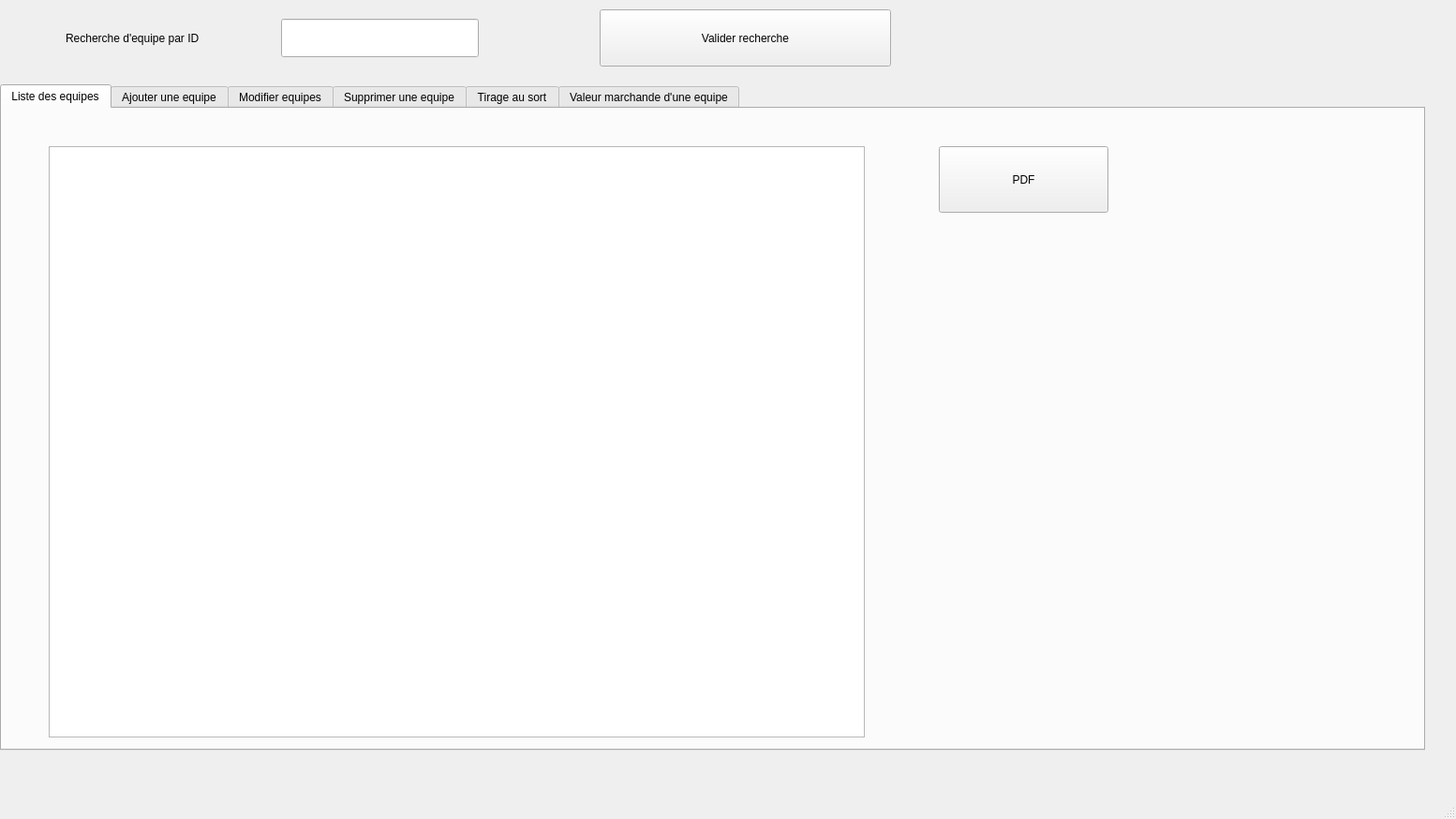
<?xml version="1.0" encoding="UTF-8"?>
<ui version="4.0">
 <class>equipe_window</class>
 <widget class="QMainWindow" name="equipe_window">
  <property name="geometry">
   <rect>
    <x>0</x>
    <y>0</y>
    <width>1554</width>
    <height>874</height>
   </rect>
  </property>
  <property name="windowTitle">
   <string>equipe_window</string>
  </property>
  <property name="styleSheet">
   <string notr="true">QRadioButton {
    color: white;
}
QRadioButton::indicator:unchecked {
    border: 2px solid gray;
    background: darkgray;
}
QRadioButton::indicator:checked {
    border: 2px solid red;
    background: blue;
}</string>
  </property>
  <widget class="QWidget" name="centralwidget">
   <widget class="QTabWidget" name="tabWidget">
    <property name="geometry">
     <rect>
      <x>0</x>
      <y>90</y>
      <width>1521</width>
      <height>711</height>
     </rect>
    </property>
    <property name="currentIndex">
     <number>0</number>
    </property>
    <widget class="QWidget" name="Liste_equipe">
     <attribute name="title">
      <string>Liste des equipes</string>
     </attribute>
     <widget class="QTableView" name="Liste_equipes">
      <property name="geometry">
       <rect>
        <x>50</x>
        <y>40</y>
        <width>871</width>
        <height>631</height>
       </rect>
      </property>
     </widget>
     <widget class="QPushButton" name="PDF">
      <property name="geometry">
       <rect>
        <x>1000</x>
        <y>40</y>
        <width>181</width>
        <height>71</height>
       </rect>
      </property>
      <property name="text">
       <string>PDF</string>
      </property>
     </widget>
    </widget>
    <widget class="QWidget" name="Ajouter_eq">
     <attribute name="title">
      <string>Ajouter une equipe</string>
     </attribute>
     <widget class="QLabel" name="label_24">
      <property name="geometry">
       <rect>
        <x>40</x>
        <y>30</y>
        <width>161</width>
        <height>31</height>
       </rect>
      </property>
      <property name="text">
       <string>ID_equipe</string>
      </property>
     </widget>
     <widget class="QLabel" name="label_32">
      <property name="geometry">
       <rect>
        <x>40</x>
        <y>180</y>
        <width>141</width>
        <height>31</height>
       </rect>
      </property>
      <property name="text">
       <string>Participations</string>
      </property>
     </widget>
     <widget class="QLabel" name="label_33">
      <property name="geometry">
       <rect>
        <x>40</x>
        <y>240</y>
        <width>191</width>
        <height>31</height>
       </rect>
      </property>
      <property name="text">
       <string>Moyen de buts</string>
      </property>
     </widget>
     <widget class="QLabel" name="label_34">
      <property name="geometry">
       <rect>
        <x>40</x>
        <y>310</y>
        <width>161</width>
        <height>41</height>
       </rect>
      </property>
      <property name="text">
       <string>Buteur</string>
      </property>
     </widget>
     <widget class="QLabel" name="label_35">
      <property name="geometry">
       <rect>
        <x>30</x>
        <y>380</y>
        <width>251</width>
        <height>61</height>
       </rect>
      </property>
      <property name="text">
       <string>Total de matches</string>
      </property>
     </widget>
     <widget class="QLabel" name="label_36">
      <property name="geometry">
       <rect>
        <x>40</x>
        <y>90</y>
        <width>171</width>
        <height>61</height>
       </rect>
      </property>
      <property name="text">
       <string>Nom equipe</string>
      </property>
     </widget>
     <widget class="QLineEdit" name="id_equ">
      <property name="geometry">
       <rect>
        <x>320</x>
        <y>40</y>
        <width>113</width>
        <height>28</height>
       </rect>
      </property>
     </widget>
     <widget class="QLineEdit" name="Nom_eq">
      <property name="geometry">
       <rect>
        <x>320</x>
        <y>110</y>
        <width>113</width>
        <height>28</height>
       </rect>
      </property>
     </widget>
     <widget class="QLineEdit" name="Participation_ajout">
      <property name="geometry">
       <rect>
        <x>320</x>
        <y>180</y>
        <width>113</width>
        <height>28</height>
       </rect>
      </property>
     </widget>
     <widget class="QLineEdit" name="moy_buts_ajout">
      <property name="geometry">
       <rect>
        <x>320</x>
        <y>250</y>
        <width>113</width>
        <height>28</height>
       </rect>
      </property>
     </widget>
     <widget class="QLineEdit" name="buteur_ajout">
      <property name="geometry">
       <rect>
        <x>320</x>
        <y>320</y>
        <width>113</width>
        <height>28</height>
       </rect>
      </property>
     </widget>
     <widget class="QLineEdit" name="tot_matchs_ajout">
      <property name="geometry">
       <rect>
        <x>320</x>
        <y>400</y>
        <width>113</width>
        <height>28</height>
       </rect>
      </property>
     </widget>
     <widget class="QPushButton" name="valider_ajout">
      <property name="geometry">
       <rect>
        <x>580</x>
        <y>370</y>
        <width>311</width>
        <height>61</height>
       </rect>
      </property>
      <property name="text">
       <string>Valider Ajout</string>
      </property>
     </widget>
     <widget class="QLabel" name="label_39">
      <property name="geometry">
       <rect>
        <x>30</x>
        <y>440</y>
        <width>251</width>
        <height>61</height>
       </rect>
      </property>
      <property name="text">
       <string>Classe</string>
      </property>
     </widget>
     <widget class="QLineEdit" name="Classe_ajout">
      <property name="geometry">
       <rect>
        <x>320</x>
        <y>460</y>
        <width>113</width>
        <height>28</height>
       </rect>
      </property>
     </widget>
    </widget>
    <widget class="QWidget" name="Modifier_equipe">
     <attribute name="title">
      <string>Modifier equipes</string>
     </attribute>
     <widget class="QLabel" name="label_2">
      <property name="geometry">
       <rect>
        <x>20</x>
        <y>40</y>
        <width>191</width>
        <height>71</height>
       </rect>
      </property>
      <property name="text">
       <string>Participations</string>
      </property>
     </widget>
     <widget class="QLabel" name="label_21">
      <property name="geometry">
       <rect>
        <x>20</x>
        <y>130</y>
        <width>201</width>
        <height>71</height>
       </rect>
      </property>
      <property name="text">
       <string>Buteur</string>
      </property>
     </widget>
     <widget class="QLabel" name="label_22">
      <property name="geometry">
       <rect>
        <x>10</x>
        <y>220</y>
        <width>191</width>
        <height>71</height>
       </rect>
      </property>
      <property name="text">
       <string>Total des matches</string>
      </property>
     </widget>
     <widget class="QLabel" name="label_23">
      <property name="geometry">
       <rect>
        <x>10</x>
        <y>320</y>
        <width>151</width>
        <height>81</height>
       </rect>
      </property>
      <property name="text">
       <string>Moyen de buts</string>
      </property>
     </widget>
     <widget class="QLineEdit" name="participations_modif">
      <property name="geometry">
       <rect>
        <x>250</x>
        <y>70</y>
        <width>113</width>
        <height>28</height>
       </rect>
      </property>
     </widget>
     <widget class="QLineEdit" name="Buteur_modif">
      <property name="geometry">
       <rect>
        <x>250</x>
        <y>140</y>
        <width>113</width>
        <height>28</height>
       </rect>
      </property>
     </widget>
     <widget class="QLineEdit" name="Total_matches_modif">
      <property name="geometry">
       <rect>
        <x>250</x>
        <y>240</y>
        <width>113</width>
        <height>28</height>
       </rect>
      </property>
     </widget>
     <widget class="QLineEdit" name="Moyen_but_modif">
      <property name="geometry">
       <rect>
        <x>250</x>
        <y>350</y>
        <width>113</width>
        <height>28</height>
       </rect>
      </property>
     </widget>
     <widget class="QPushButton" name="valider_modifier">
      <property name="geometry">
       <rect>
        <x>690</x>
        <y>360</y>
        <width>311</width>
        <height>61</height>
       </rect>
      </property>
      <property name="text">
       <string>Valider Modification</string>
      </property>
     </widget>
     <widget class="QLabel" name="label_25">
      <property name="geometry">
       <rect>
        <x>10</x>
        <y>410</y>
        <width>151</width>
        <height>81</height>
       </rect>
      </property>
      <property name="text">
       <string>Classe</string>
      </property>
     </widget>
     <widget class="QLineEdit" name="Classe_modif">
      <property name="geometry">
       <rect>
        <x>250</x>
        <y>440</y>
        <width>113</width>
        <height>28</height>
       </rect>
      </property>
     </widget>
    </widget>
    <widget class="QWidget" name="Supprimer_equipe">
     <attribute name="title">
      <string>Supprimer une equipe</string>
     </attribute>
     <widget class="QLabel" name="label_37">
      <property name="geometry">
       <rect>
        <x>60</x>
        <y>50</y>
        <width>331</width>
        <height>61</height>
       </rect>
      </property>
      <property name="text">
       <string>Voulez vous supprimer cet equipe?</string>
      </property>
     </widget>
     <widget class="QPushButton" name="Valider_supprimer">
      <property name="geometry">
       <rect>
        <x>410</x>
        <y>70</y>
        <width>141</width>
        <height>51</height>
       </rect>
      </property>
      <property name="text">
       <string>Valider suppression</string>
      </property>
     </widget>
    </widget>
    <widget class="QWidget" name="tab">
     <attribute name="title">
      <string>Tirage au sort</string>
     </attribute>
     <widget class="QPushButton" name="Tirageausort">
      <property name="geometry">
       <rect>
        <x>1270</x>
        <y>530</y>
        <width>221</width>
        <height>71</height>
       </rect>
      </property>
      <property name="text">
       <string>Tirage au sort</string>
      </property>
     </widget>
     <widget class="QTableView" name="groupe2">
      <property name="geometry">
       <rect>
        <x>1130</x>
        <y>160</y>
        <width>321</width>
        <height>281</height>
       </rect>
      </property>
     </widget>
     <widget class="QTableView" name="groupe3">
      <property name="geometry">
       <rect>
        <x>760</x>
        <y>160</y>
        <width>321</width>
        <height>281</height>
       </rect>
      </property>
     </widget>
     <widget class="QTableView" name="groupe1">
      <property name="geometry">
       <rect>
        <x>0</x>
        <y>160</y>
        <width>321</width>
        <height>281</height>
       </rect>
      </property>
     </widget>
     <widget class="QTableView" name="groupe4">
      <property name="geometry">
       <rect>
        <x>340</x>
        <y>160</y>
        <width>341</width>
        <height>281</height>
       </rect>
      </property>
     </widget>
     <widget class="QLabel" name="label">
      <property name="geometry">
       <rect>
        <x>0</x>
        <y>50</y>
        <width>221</width>
        <height>71</height>
       </rect>
      </property>
      <property name="text">
       <string>Groupe1:</string>
      </property>
     </widget>
     <widget class="QLabel" name="label_3">
      <property name="geometry">
       <rect>
        <x>390</x>
        <y>50</y>
        <width>221</width>
        <height>71</height>
       </rect>
      </property>
      <property name="text">
       <string>Groupe2:</string>
      </property>
     </widget>
     <widget class="QLabel" name="label_4">
      <property name="geometry">
       <rect>
        <x>850</x>
        <y>70</y>
        <width>221</width>
        <height>71</height>
       </rect>
      </property>
      <property name="text">
       <string>Groupe3:</string>
      </property>
     </widget>
     <widget class="QLabel" name="label_5">
      <property name="geometry">
       <rect>
        <x>1240</x>
        <y>60</y>
        <width>221</width>
        <height>71</height>
       </rect>
      </property>
      <property name="text">
       <string>Groupe4:</string>
      </property>
     </widget>
    </widget>
    <widget class="QWidget" name="tab_2">
     <attribute name="title">
      <string>Valeur marchande d'une equipe</string>
     </attribute>
     <widget class="QLineEdit" name="valeurmarchande">
      <property name="geometry">
       <rect>
        <x>630</x>
        <y>70</y>
        <width>181</width>
        <height>61</height>
       </rect>
      </property>
     </widget>
     <widget class="QLabel" name="label_6">
      <property name="geometry">
       <rect>
        <x>200</x>
        <y>50</y>
        <width>311</width>
        <height>101</height>
       </rect>
      </property>
      <property name="text">
       <string>Voici la valeur marchande de l'equipe</string>
      </property>
     </widget>
     <widget class="QTableView" name="joueursList">
      <property name="geometry">
       <rect>
        <x>400</x>
        <y>250</y>
        <width>591</width>
        <height>211</height>
       </rect>
      </property>
     </widget>
    </widget>
   </widget>
   <widget class="QPushButton" name="rechercher_button">
    <property name="geometry">
     <rect>
      <x>640</x>
      <y>10</y>
      <width>311</width>
      <height>61</height>
     </rect>
    </property>
    <property name="text">
     <string>Valider recherche</string>
    </property>
   </widget>
   <widget class="QLabel" name="label_38">
    <property name="geometry">
     <rect>
      <x>70</x>
      <y>10</y>
      <width>241</width>
      <height>61</height>
     </rect>
    </property>
    <property name="text">
     <string>Recherche d'equipe par ID</string>
    </property>
   </widget>
   <widget class="QLineEdit" name="recherche">
    <property name="geometry">
     <rect>
      <x>300</x>
      <y>20</y>
      <width>211</width>
      <height>41</height>
     </rect>
    </property>
   </widget>
  </widget>
  <widget class="QMenuBar" name="menubar">
   <property name="geometry">
    <rect>
     <x>0</x>
     <y>0</y>
     <width>1554</width>
     <height>25</height>
    </rect>
   </property>
  </widget>
  <widget class="QStatusBar" name="statusbar"/>
 </widget>
 <resources/>
 <connections/>
</ui>
